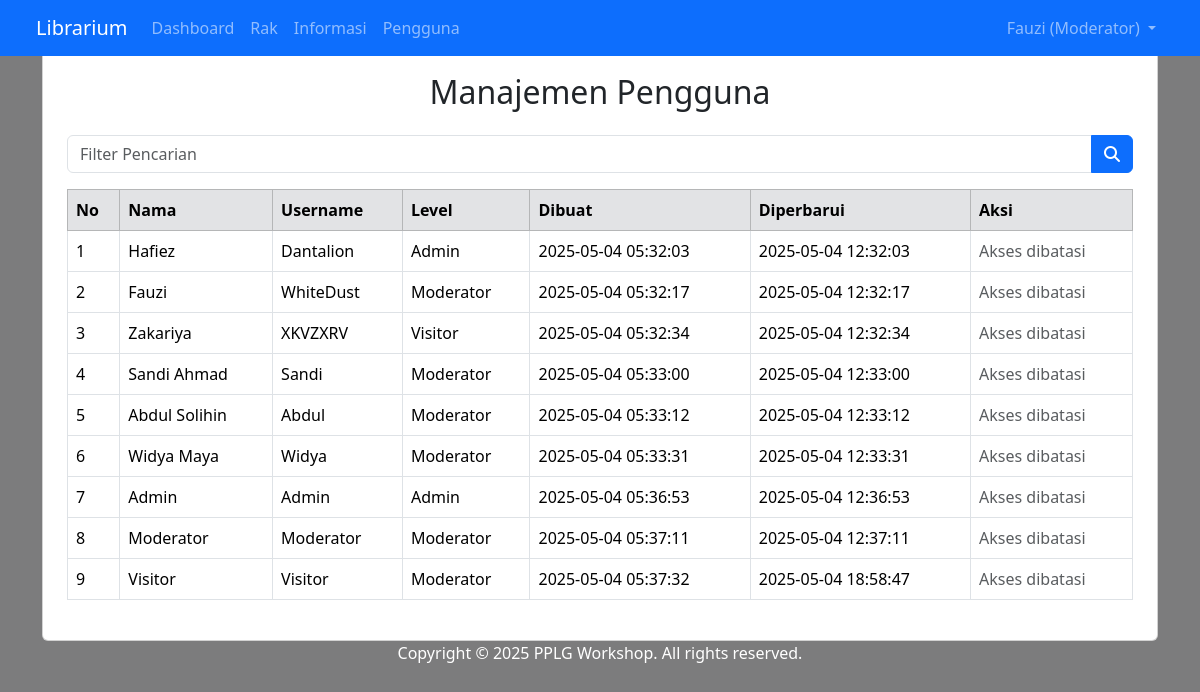
Screenshot of /user.php (signed in) with the database file from the repository.
### tables this page shows
CREATE TABLE `tb_user` (
  `id` int(11) NOT NULL,
  `created_at` timestamp NOT NULL DEFAULT current_timestamp(),
  `level` enum('Admin','Moderator','Visitor','') DEFAULT 'Visitor',
  `name` varchar(30) DEFAULT NULL,
  `pass` varchar(50) DEFAULT NULL,
  `username` varchar(30) DEFAULT NULL,
  `updated_at` datetime DEFAULT NULL
);

### user.php (the view, shortened to what this page needs)
<?php
include 'header.php';
$key = isset($_GET['key']) ? mysqli_real_escape_string($conn, $_GET['key']) : '';
if (!empty($key)) {
    $query = mysqli_query($conn, "SELECT * FROM tb_user WHERE name LIKE '%$key%' OR username LIKE '%$key%' OR level LIKE '%$key%'");
} else {
    $query = mysqli_query($conn, "SELECT * FROM tb_user");
}
?>
<head>
    <link rel="stylesheet" type="text/css" href="css/bootstrap.min.css">
</head>
<body class="bg-light">
    <div class="container mt-5">
        <div class="card p-4">
            <h2 class="mb-4 text-center">Manajemen Pengguna</h2>
            <form method="GET" action="">
                <div class="input-group mb-3">
                    <input type="text" name="key" class="form-control" placeholder="Filter Pencarian" value="<?= htmlspecialchars($key) ?>">
                    <button class="btn btn-primary" type="submit">
                        <i class="fa fa-search"></i>
                    </button>
                </div>
            </form>
            <table class="table table-bordered">
                <thead class="table-secondary">
                    <tr>
                        <th>No</th>
                        <th>Nama</th>
                        <th>Username</th>
                        <th>Level</th>
                        <th>Dibuat</th>
                        <th>Diperbarui</th>
                        <th>Aksi</th>
                    </tr>
                </thead>
                <tbody>
                    <?php
                    $no = 1;
                    while ($u = mysqli_fetch_assoc($query)):
                    ?>
                        <tr>
                            <td><?= $no++ ?></td>
                            <td><?= $u['name'] ?></td>
                            <td><?= $u['username'] ?></td>
                            <td><?= $u['level'] ?></td>
                            <td><?= $u['created_at'] ?></td>
                            <td><?= $u['updated_at'] ?></td>
                            <td>
                                <?php if ($_SESSION['ulevel'] == 'Admin'): ?>
                                    <a href="user_edit.php?id=<?= $u['id'] ?>" class="btn btn-warning btn-sm">Edit</a>
                                    <a href="user_delete.php?id=<?= $u['id'] ?>" class="btn btn-danger btn-sm" class="btn btn-danger btn-sm" onclick="return confirm('Hapus pengguna ini?')">Hapus</a>
                                <?php else: ?>
                                    <span class="text-muted">Akses dibatasi</span>
                                <?php endif; ?>
                            </td>
                        </tr>
                    <?php endwhile; ?>
                </tbody>
            </table>
        </div>
    </div>
</body>
<?php include 'footer.php'; ?>

### user.php (style rules this page uses)
body { background: linear-gradient(rgba(0, 0, 0, 0.5), rgba(0, 0, 0, 0.5)), url('images/background.jpg') no-repeat center center fixed; height: 100vh; background-attachment: fixed; background-position: center; background-repeat: no-repeat; background-size: cover; }

### rows the page displays
tb_user: name "Hafiez", username "Dantalion", level "Admin", created_at "2025-05-04 05:32:03", updated_at "2025-05-04 12:32:03"
tb_user: name "Fauzi", username "WhiteDust", level "Moderator", created_at "2025-05-04 05:32:17", updated_at "2025-05-04 12:32:17"
tb_user: name "Zakariya", username "XKVZXRV", level "Visitor", created_at "2025-05-04 05:32:34", updated_at "2025-05-04 12:32:34"
tb_user: name "Sandi Ahmad", username "Sandi", level "Moderator", created_at "2025-05-04 05:33:00", updated_at "2025-05-04 12:33:00"
tb_user: name "Abdul Solihin", username "Abdul", level "Moderator", created_at "2025-05-04 05:33:12", updated_at "2025-05-04 12:33:12"
tb_user: name "Widya Maya", username "Widya", level "Moderator", created_at "2025-05-04 05:33:31", updated_at "2025-05-04 12:33:31"
tb_user: name "Admin", username "Admin", level "Admin", created_at "2025-05-04 05:36:53", updated_at "2025-05-04 12:36:53"
tb_user: name "Moderator", username "Moderator", level "Moderator", created_at "2025-05-04 05:37:11", updated_at "2025-05-04 12:37:11"
tb_user: name "Visitor", username "Visitor", level "Moderator", created_at "2025-05-04 05:37:32", updated_at "2025-05-04 18:58:47"

### other values shown
$_SESSION['uname'] "Fauzi"
$_SESSION['ulevel'] "Moderator"
